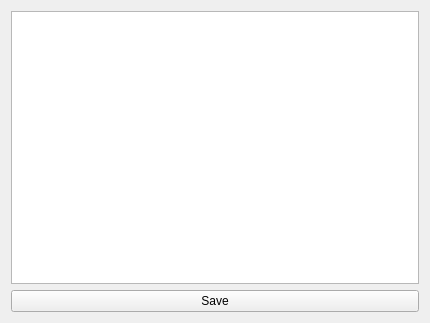
<?xml version="1.0" encoding="UTF-8"?>
<ui version="4.0">
 <class>Notes</class>
 <widget class="QWidget" name="Notes">
  <property name="geometry">
   <rect>
    <x>0</x>
    <y>0</y>
    <width>430</width>
    <height>323</height>
   </rect>
  </property>
  <property name="windowTitle">
   <string>Form</string>
  </property>
  <layout class="QVBoxLayout" name="verticalLayout">
   <item>
    <widget class="QTextEdit" name="textEdit"/>
   </item>
   <item>
    <widget class="QPushButton" name="saveButton">
     <property name="text">
      <string>Save</string>
     </property>
    </widget>
   </item>
  </layout>
 </widget>
 <resources/>
 <connections/>
</ui>
